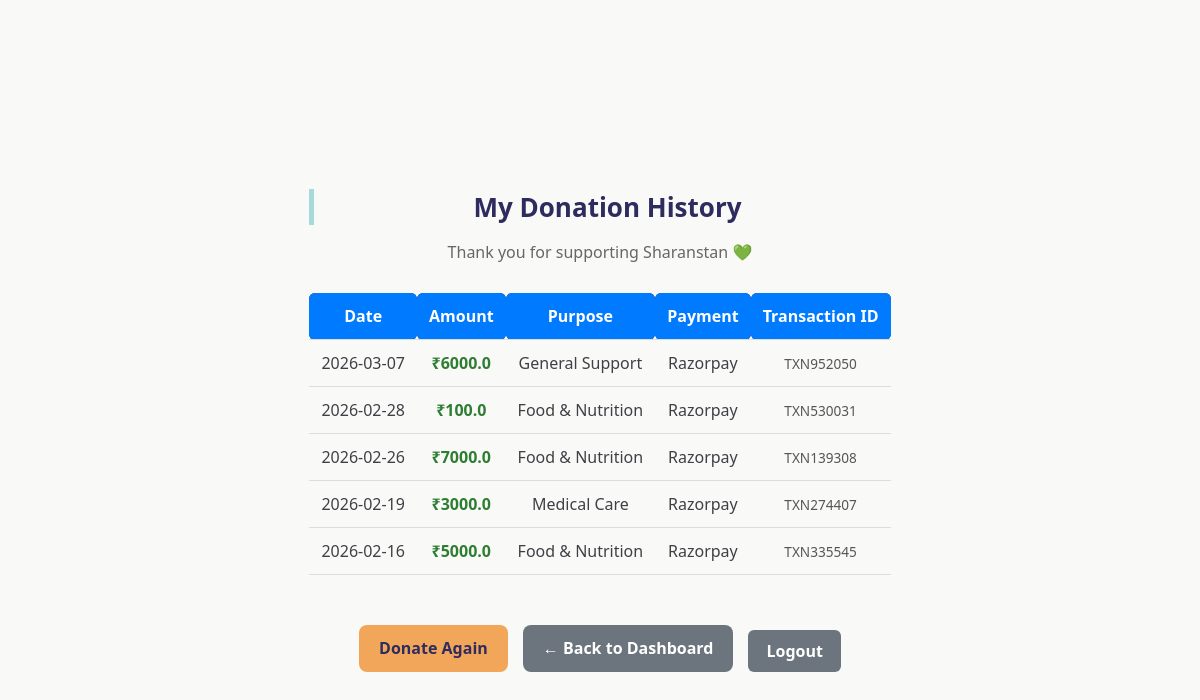
Before: /my-donations (signed in) with the older database file.
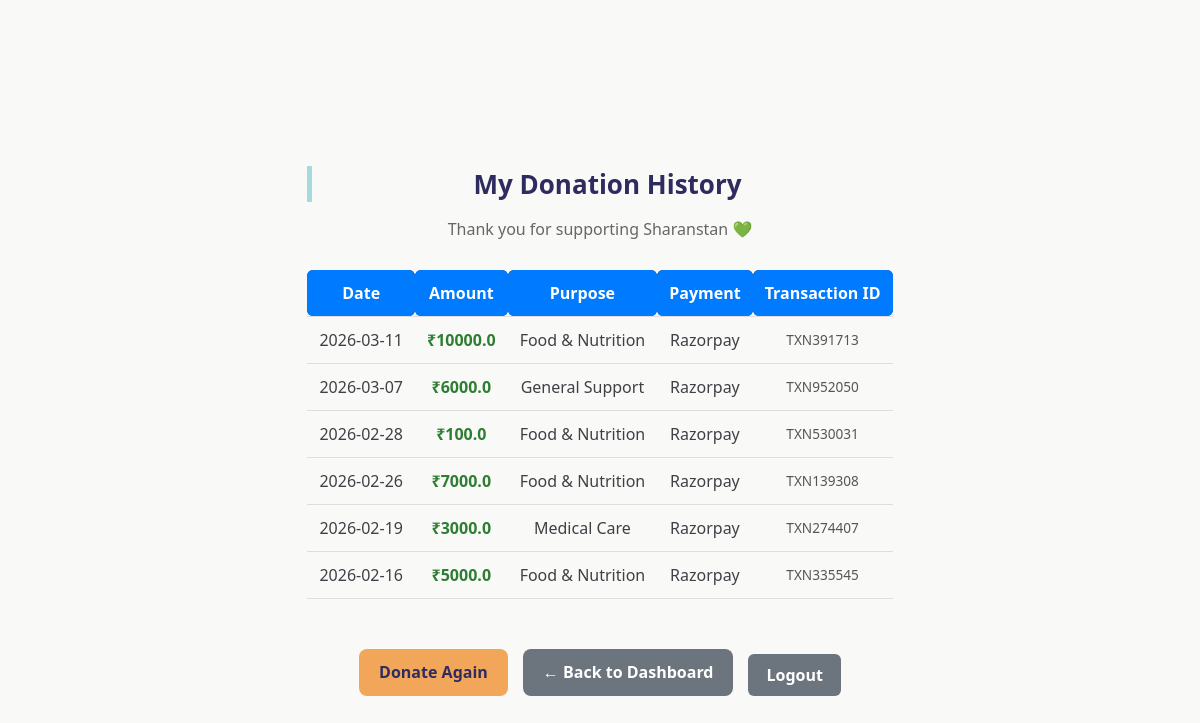
After: the same page with the newer database file.
### tables this page shows
CREATE TABLE donation_summary (
        id INTEGER PRIMARY KEY AUTOINCREMENT,
        user_email TEXT,
        donor_name TEXT,
        email TEXT,
        phone TEXT,
        country TEXT,
        amount REAL,
        purpose TEXT,
        payment_method TEXT,
        date TEXT,
        qr_id TEXT UNIQUE,
        payment_id TEXT,
        order_id TEXT,
        status TEXT DEFAULT 'Pending'
    );

### app.py (the view)
@app.route('/my-donations')
def my_donations():
    if 'user' not in session:
        return redirect('/login')
    db = get_db()
    cur = db.cursor()
    cur.execute(
        "SELECT * FROM donation_summary WHERE user_email=? ORDER BY date DESC",
        (session['user'],)
    )
    donations = cur.fetchall()
    db.close()
    return render_template('my_donation.html', donations=donations)

### app.py (called while the page is built)
def get_db():
    conn = sqlite3.connect(DB)
    conn.row_factory = sqlite3.Row
    return conn

### templates/my_donation.html (shortened to what this page needs)
<!DOCTYPE html>
<html lang="en">
<head>
    <link rel="stylesheet" href="{{ url_for('static', filename='style.css') }}">
</head>
<body class="user-page">
<div class="user-container">
    <div class="user-header">
        <h2>My Donation History</h2>
        <p>Thank you for supporting Sharanstan 💚</p>
    </div>
    {% if donations %}
    <div class="table-wrapper">
        <table class="modern-table">
            <thead>
                <tr>
                    <th>Date</th>
                    <th>Amount</th>
                    <th>Purpose</th>
                    <th>Payment</th>
                    <th>Transaction ID</th>
                </tr>
            </thead>
            <tbody>
                {% for d in donations %}
                <tr>
                    <td>{{ d['date'] }}</td>
                    <td class="amount">₹{{ d['amount'] }}</td>
                    <td>{{ d['purpose'] }}</td>
                    <td>{{ d['payment_method'] }}</td>
                    <td class="txn-id">{{ d['qr_id'] }}</td>
                </tr>
                {% endfor %}
            </tbody>
        </table>
    </div>
    {% else %}
        <div class="empty-state">
            <p>You have not made any donations yet.</p>
            <a href="/donate" class="primary-btn">Make Your First Donation</a>
        </div>
    {% endif %}
    <div class="user-actions">
    <a href="/donate" class="primary-btn">Donate Again</a>
    <a href="/user-dashboard" class="neutral-btn"> ← Back to Dashboard</a>
    <a href="/logout" class="secondary-btn">Logout</a>
</div>
</div>
</body>
</html>

Changed rows visible on the page:
added donation_summary: date "2026-03-11", amount "10000.0", purpose "Food & Nutrition", payment_method "Razorpay", qr_id "TXN391713"
